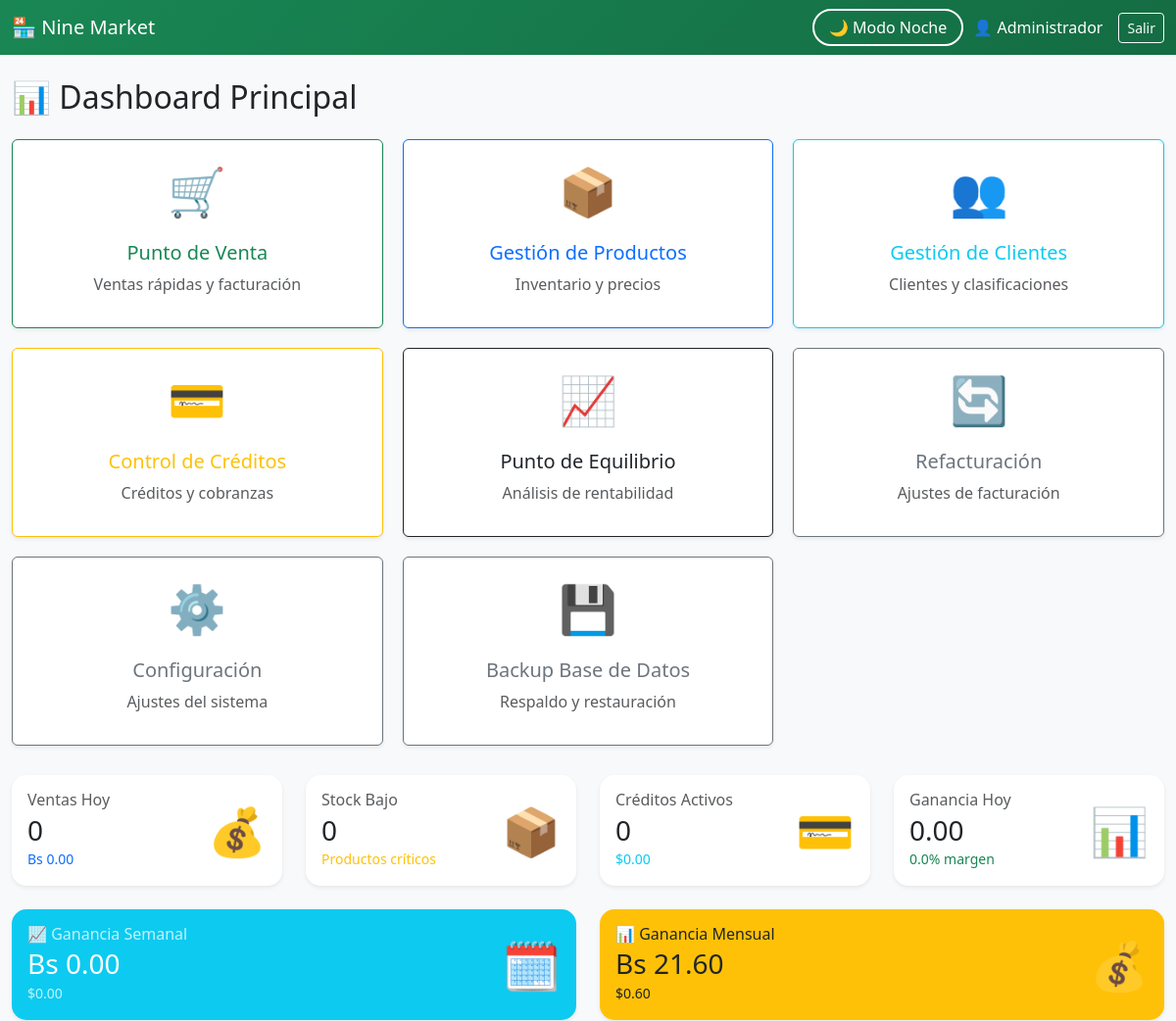
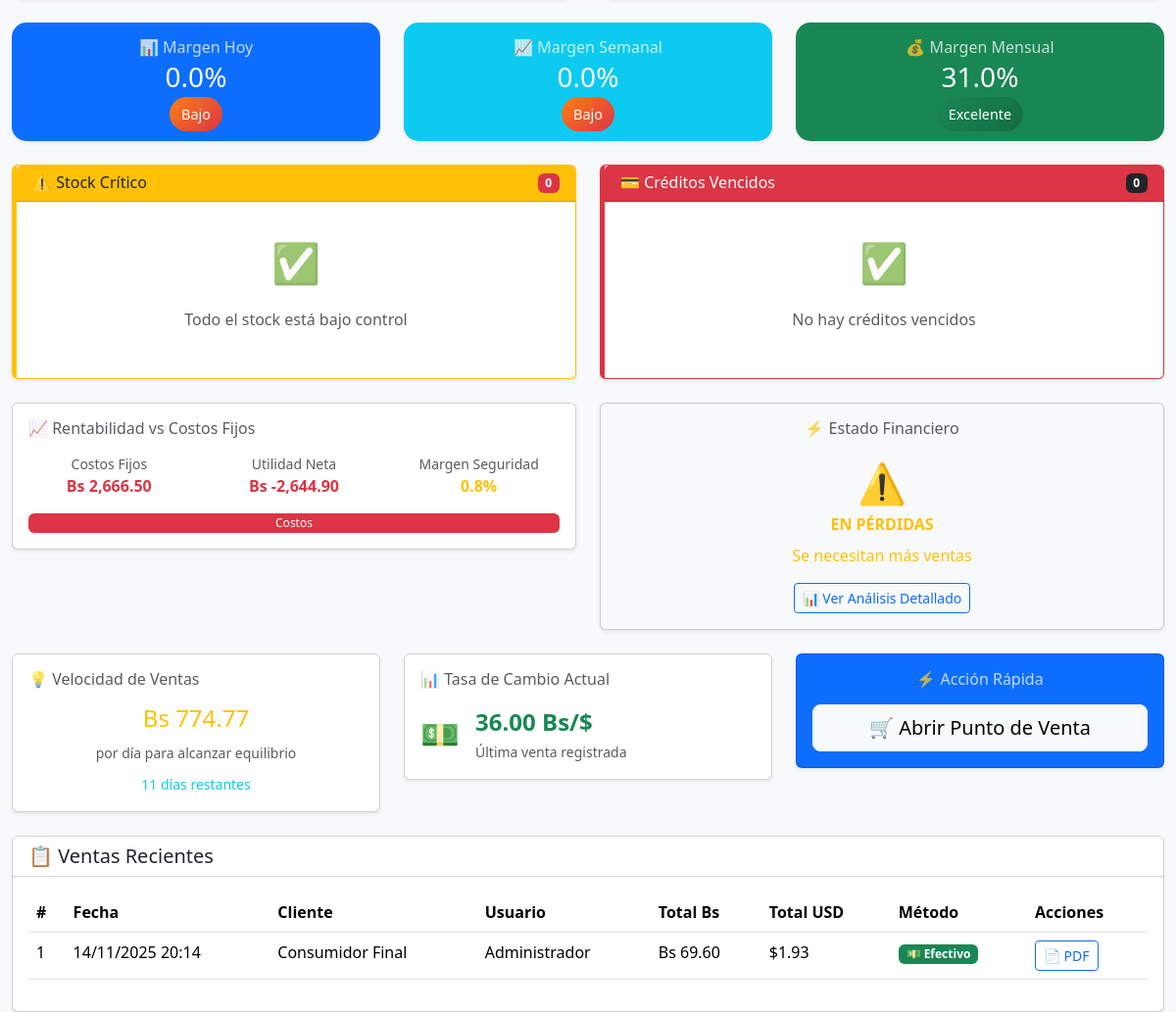
/index.php (signed in), run on the app's committed database (2 pictures, top to bottom).
### tables this page shows
CREATE TABLE `ventas` (
  `id` int(11) NOT NULL AUTO_INCREMENT,
  `factura_original_id` int(11) DEFAULT NULL,
  `tipo_factura` enum('original','refacturacion','nota_ajuste') DEFAULT 'original',
  `motivo_refacturacion` text DEFAULT NULL,
  `user_id` int(11) NOT NULL,
  `cliente_id` int(11) NOT NULL,
  `total_bs` decimal(12,2) NOT NULL,
  `total_usd` decimal(12,2) NOT NULL,
  `metodo_pago` enum('efectivo','credito','mixto') NOT NULL,
  `tasa_cambio` decimal(10,2) NOT NULL,
  `created_at` timestamp NOT NULL DEFAULT current_timestamp(),
  `updated_at` timestamp NOT NULL DEFAULT current_timestamp() ON UPDATE current_timestamp(),
  PRIMARY KEY (`id`),
  KEY `user_id` (`user_id`),
  KEY `cliente_id` (`cliente_id`),
  KEY `factura_original_id` (`factura_original_id`),
  CONSTRAINT `ventas_ibfk_1` FOREIGN KEY (`user_id`) REFERENCES `users` (`id`),
  CONSTRAINT `ventas_ibfk_2` FOREIGN KEY (`cliente_id`) REFERENCES `clientes` (`id`),
  CONSTRAINT `ventas_ibfk_3` FOREIGN KEY (`factura_original_id`) REFERENCES `ventas` (`id`) ON DELETE SET NULL
);

CREATE TABLE `clientes` (
  `id` int(11) NOT NULL AUTO_INCREMENT,
  `nombre` varchar(255) NOT NULL,
  `telefono` varchar(50) DEFAULT NULL,
  `direccion` text DEFAULT NULL,
  `clasificacion` enum('A','B','C') DEFAULT 'C',
  `limite_credito` decimal(12,2) DEFAULT 0.00,
  `created_at` timestamp NOT NULL DEFAULT current_timestamp(),
  `updated_at` timestamp NOT NULL DEFAULT current_timestamp() ON UPDATE current_timestamp(),
  PRIMARY KEY (`id`)
);

CREATE TABLE `users` (
  `id` int(11) NOT NULL AUTO_INCREMENT,
  `name` varchar(255) NOT NULL,
  `email` varchar(255) NOT NULL,
  `password` varchar(255) NOT NULL,
  `role` enum('admin','cashier') DEFAULT 'cashier',
  `created_at` timestamp NOT NULL DEFAULT current_timestamp(),
  `updated_at` timestamp NOT NULL DEFAULT current_timestamp() ON UPDATE current_timestamp(),
  PRIMARY KEY (`id`),
  UNIQUE KEY `email` (`email`)
);

### index.php (the view, shortened to what the rows shown need)
<?php
require_once 'config.php';
$ventasRecientes = $pdo->query("
    SELECT v.*, c.nombre as cliente_nombre, u.name as usuario_nombre
    FROM ventas v
    JOIN clientes c ON v.cliente_id = c.id
    JOIN users u ON v.user_id = u.id
    ORDER BY v.created_at DESC
    LIMIT 10
")->fetchAll();
$tasa_actual = $pdo->query("
    SELECT tasa_cambio FROM ventas
    WHERE tasa_cambio IS NOT NULL
    ORDER BY created_at DESC
    LIMIT 1
")->fetchColumn();
?>
<!DOCTYPE html>
<html lang="es">
<head>
    <link href="https://cdn.jsdelivr.net/npm/bootstrap@5.3.2/dist/css/bootstrap.min.css" rel="stylesheet">
</head>
<body>
    <div class="container-fluid">
        <h2 class="mb-4">📊 Dashboard Principal</h2>
        <div class="row g-4 mb-4">
            <div class="col-md-4">
                <div class="card shadow-sm">
                    <div class="card-body">
                        <div class="d-flex align-items-center">
                            <div>
                                <div class="fs-4 fw-bold text-success">
                                    <?= number_format($tasa_actual, 2) ?> Bs/$
                                </div>
                                <small class="text-muted">Última venta registrada</small>
                            </div>
                        </div>
                    </div>
                </div>
            </div>
        </div>
        <div class="card shadow-sm">
            <div class="card-body">
                <div class="table-responsive">
                    <table class="table table-hover">
                        <thead>
                            <tr>
                                <th>#</th>
                                <th>Fecha</th>
                                <th>Cliente</th>
                                <th>Usuario</th>
                                <th>Total Bs</th>
                                <th>Total USD</th>
                                <th>Método</th>
                                <th>Acciones</th>
                            </tr>
                        </thead>
                        <tbody>
                            <?php if (empty($ventasRecientes)): ?>
                                <tr>
                                    <td colspan="8" class="text-center text-muted py-4">
                                        No hay ventas registradas
                                    </td>
                                </tr>
                            <?php else: ?>
                                <?php foreach ($ventasRecientes as $venta): ?>
                                <tr>
                                    <td><?= $venta['id'] ?></td>
                                    <td><?= date('d/m/Y H:i', strtotime($venta['created_at'])) ?></td>
                                    <td><?= htmlspecialchars($venta['cliente_nombre']) ?></td>
                                    <td><?= htmlspecialchars($venta['usuario_nombre']) ?></td>
                                    <td><?= formatMoney($venta['total_bs']) ?></td>
                                    <td>$<?= number_format($venta['total_usd'], 2) ?></td>
                                    <td>
                                        <?php if ($venta['metodo_pago'] === 'credito'): ?>
                                            <span class="badge bg-warning">💳 Crédito</span>
                                        <?php else: ?>
                                            <span class="badge bg-success">💵 Efectivo</span>
                                        <?php endif; ?>
                                    </td>
                                    <td>
                                        <a href="factura_pdf.php?id=<?= $venta['id'] ?>"
                                           class="btn btn-sm btn-outline-primary"
                                           target="_blank">
                                            📄 PDF
                                        </a>
                                    </td>
                                </tr>
                                <?php endforeach; ?>
                            <?php endif; ?>
                        </tbody>
                    </table>
                </div>
            </div>
        </div>
    </div>
</body>
</html>

### data on the page
ventas: tasa_cambio "36.00", id "1", created_at "14/11/2025 20:14", cliente.nombre "Consumidor Final", user.name "Administrador", total_bs "Bs 69.60", total_usd "1.93", metodo_pago "💵 Efectivo"

### other printed values
$_SESSION['user_name'] "Administrador"
$ventasHoy['total'] "0"
formatMoney($ventasHoy['monto_bs'] ?? 0) "Bs 0.00"
$productosStockBajo['total'] "0"
$creditosActivos['total'] "0"
$creditosActivos['monto_total'] "0.00"
formatMoney($gananciaHoy['ganancia_bs'] ?? 0, '') "0.00"
$porcentaje_ganancia_hoy "0.0"
formatMoney($gananciaSemana['ganancia_bs'] ?? 0, 'Bs') "Bs 0.00"
$gananciaSemana['ganancia_usd'] "0.00"
formatMoney($gananciaMes['ganancia_bs'] ?? 0, 'Bs') "Bs 21.60"
$gananciaMes['ganancia_usd'] "0.60"
$porcentaje_ganancia_semana "0.0"
$porcentaje_ganancia_mes "31.0"
count($productosStockCritico) "0"
